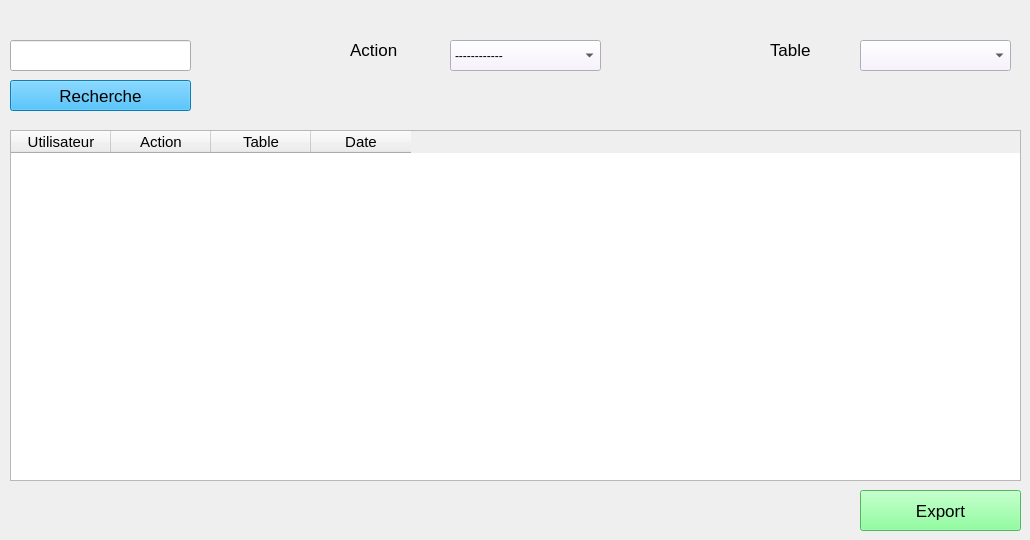
    <widget class="QWidget" name="tab_7">
     <attribute name="title">
      <string>Historique</string>
     </attribute>
     <widget class="QTableWidget" name="tableWidget_4">
      <property name="enabled">
       <bool>true</bool>
      </property>
      <property name="geometry">
       <rect>
        <x>10</x>
        <y>130</y>
        <width>1011</width>
        <height>351</height>
       </rect>
      </property>
      <property name="maximumSize">
       <size>
        <width>16777215</width>
        <height>16777215</height>
       </size>
      </property>
      <property name="font">
       <font>
        <family>Segoe UI</family>
        <pointsize>13</pointsize>
       </font>
      </property>
      <column>
       <property name="text">
        <string>Utilisateur</string>
       </property>
       <property name="font">
        <font>
         <pointsize>11</pointsize>
         <weight>50</weight>
         <italic>false</italic>
         <bold>false</bold>
         <underline>false</underline>
         <strikeout>false</strikeout>
        </font>
       </property>
       <property name="textAlignment">
        <set>AlignCenter</set>
       </property>
      </column>
      <column>
       <property name="text">
        <string>Action</string>
       </property>
       <property name="font">
        <font>
         <pointsize>11</pointsize>
         <weight>50</weight>
         <bold>false</bold>
        </font>
       </property>
       <property name="textAlignment">
        <set>AlignCenter</set>
       </property>
      </column>
      <column>
       <property name="text">
        <string>Table</string>
       </property>
       <property name="font">
        <font>
         <pointsize>11</pointsize>
         <weight>50</weight>
         <bold>false</bold>
        </font>
       </property>
       <property name="textAlignment">
        <set>AlignCenter</set>
       </property>
      </column>
      <column>
       <property name="text">
        <string>Date</string>
       </property>
       <property name="font">
        <font>
         <pointsize>11</pointsize>
         <weight>50</weight>
         <bold>false</bold>
        </font>
       </property>
       <property name="textAlignment">
        <set>AlignCenter</set>
       </property>
      </column>
     </widget>
     <widget class="QLineEdit" name="lineEdit_21">
      <property name="geometry">
       <rect>
        <x>10</x>
        <y>40</y>
        <width>181</width>
        <height>31</height>
       </rect>
      </property>
      <property name="font">
       <font>
        <family>Segoe UI</family>
        <pointsize>13</pointsize>
       </font>
      </property>
      <property name="placeholderText">
       <string/>
      </property>
     </widget>
     <widget class="QComboBox" name="comboBox_6">
      <property name="geometry">
       <rect>
        <x>450</x>
        <y>40</y>
        <width>151</width>
        <height>31</height>
       </rect>
      </property>
      <property name="font">
       <font>
        <family>Segoe UI</family>
       </font>
      </property>
      <property name="styleSheet">
       <string notr="true">background-color: rgb(246, 239, 255);</string>
      </property>
      <item>
       <property name="text">
        <string>------------</string>
       </property>
      </item>
      <item>
       <property name="text">
        <string>Connecté</string>
       </property>
      </item>
      <item>
       <property name="text">
        <string>Deconnecté</string>
       </property>
      </item>
      <item>
       <property name="text">
        <string>Ajouter produit</string>
       </property>
      </item>
      <item>
       <property name="text">
        <string>Modifier Produit</string>
       </property>
      </item>
      <item>
       <property name="text">
        <string>Supprimer Produit</string>
       </property>
      </item>
      <item>
       <property name="text">
        <string>Ajouter Client</string>
       </property>
      </item>
      <item>
       <property name="text">
        <string>Modifer Client</string>
       </property>
      </item>
      <item>
       <property name="text">
        <string>Ajouter Categories</string>
       </property>
      </item>
      <item>
       <property name="text">
        <string>Ajouter Code Barre</string>
       </property>
      </item>
     </widget>
     <widget class="QLabel" name="label_14">
      <property name="geometry">
       <rect>
        <x>350</x>
        <y>40</y>
        <width>51</width>
        <height>20</height>
       </rect>
      </property>
      <property name="font">
       <font>
        <family>Segoe UI</family>
        <pointsize>13</pointsize>
       </font>
      </property>
      <property name="text">
       <string>Action</string>
      </property>
     </widget>
     <widget class="QPushButton" name="pushButton_23">
      <property name="geometry">
       <rect>
        <x>10</x>
        <y>80</y>
        <width>181</width>
        <height>31</height>
       </rect>
      </property>
      <property name="font">
       <font>
        <family>Segoe UI</family>
        <pointsize>13</pointsize>
       </font>
      </property>
      <property name="styleSheet">
       <string notr="true">background-color: rgb(19, 173, 255);
</string>
      </property>
      <property name="text">
       <string>Recherche</string>
      </property>
      <property name="icon">
       <iconset resource="iconne.qrc">
        <normaloff>:/icone/searche.png</normaloff>:/icone/searche.png</iconset>
      </property>
     </widget>
     <widget class="QComboBox" name="comboBox_7">
      <property name="geometry">
       <rect>
        <x>860</x>
        <y>40</y>
        <width>151</width>
        <height>31</height>
       </rect>
      </property>
      <property name="font">
       <font>
        <family>Segoe UI</family>
       </font>
      </property>
      <property name="styleSheet">
       <string notr="true">background-color: rgb(246, 239, 255);</string>
      </property>
     </widget>
     <widget class="QLabel" name="label_15">
      <property name="geometry">
       <rect>
        <x>770</x>
        <y>40</y>
        <width>51</width>
        <height>20</height>
       </rect>
      </property>
      <property name="font">
       <font>
        <family>Segoe UI</family>
        <pointsize>13</pointsize>
       </font>
      </property>
      <property name="text">
       <string>Table</string>
      </property>
     </widget>
     <widget class="QPushButton" name="pushButton_30">
      <property name="geometry">
       <rect>
        <x>860</x>
        <y>490</y>
        <width>161</width>
        <height>41</height>
       </rect>
      </property>
      <property name="font">
       <font>
        <family>Segoe UI</family>
        <pointsize>13</pointsize>
       </font>
      </property>
      <property name="styleSheet">
       <string notr="true">background-color: rgb(112, 255, 133);</string>
      </property>
      <property name="text">
       <string>Export</string>
      </property>
      <property name="icon">
       <iconset>
        <normaloff>../../.designer/icone/export.png</normaloff>../../.designer/icone/export.png</iconset>
      </property>
     </widget>
    </widget>
